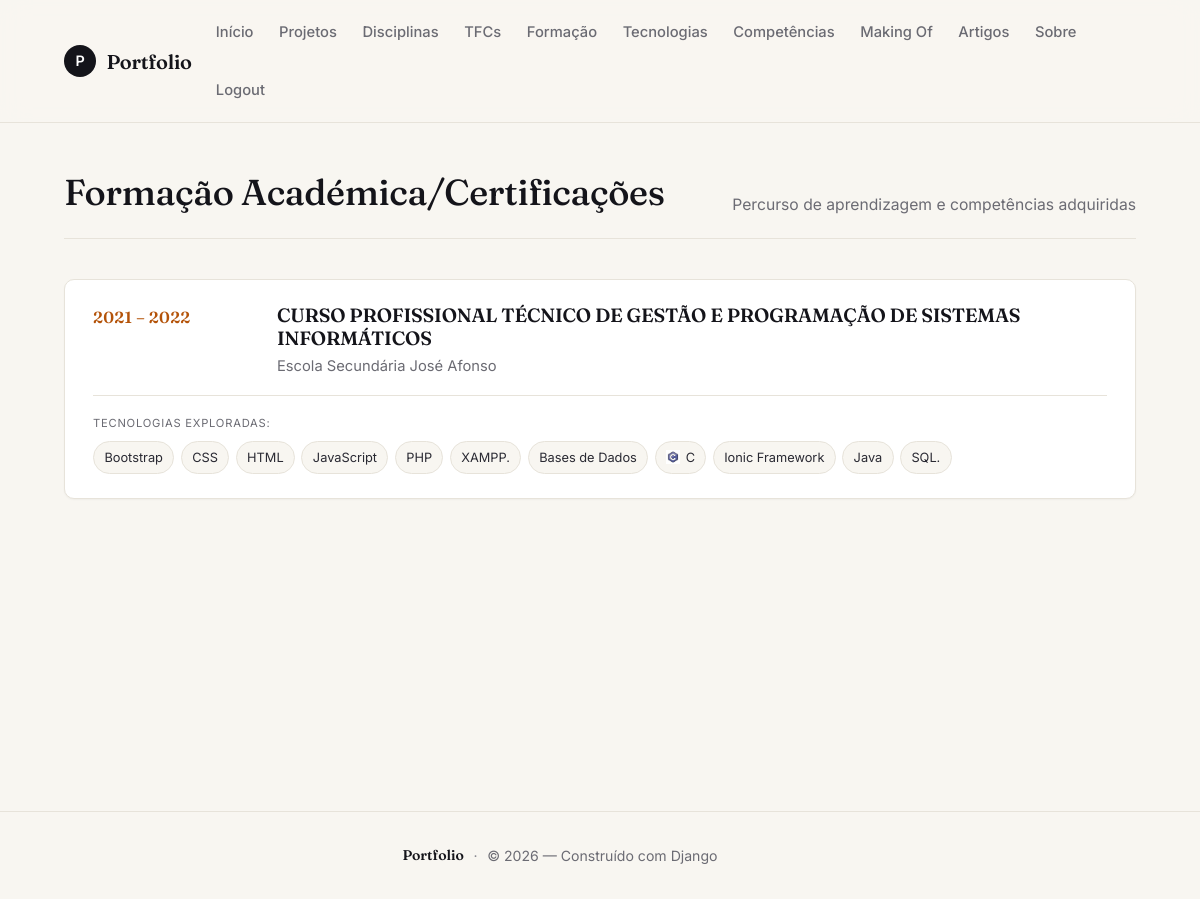
/portfolio/formacao/ (signed in), run on the app's committed database.
### portfolio/models.py (models this page shows, shortened)
class Formacao(models.Model):
    titulo = models.CharField(max_length=200)
    instituicao = models.CharField(max_length=200)
    ano_inicio = models.IntegerField()
    ano_fim = models.IntegerField(null=True, blank=True)
    tecnologias = models.ManyToManyField(Tecnologia, related_name='formacoes')

class Tecnologia(models.Model):
    nome = models.CharField(max_length=100)
    logo = models.ImageField(upload_to='tecnologias/', blank=True)
    website = models.URLField(blank=True)
    classificacao = models.CharField(max_length=100)
    descricao = models.TextField()

### portfolio/views.py (the view)
# urls.py: path('formacao/', views.formacao_list_view, name='formacao'),
@login_required(login_url='accounts:login')
def formacao_list_view(request):
    context = {'formacoes': Formacao.objects.all().prefetch_related('tecnologias')}
    return render(request, 'portfolio/formacao.html', context)

### portfolio/templates/portfolio/formacao.html (shortened to what this page needs)
{% extends 'portfolio/base.html' %}
{% block content %}
<section class="page-header" style="display: flex; justify-content: space-between; align-items: center; margin-bottom: 2rem;">
    <h2 style="margin: 0;">Formação Académica/Certificações</h2>
    <p style="margin: 0;">Percurso de aprendizagem e competências adquiridas</p>
</section>
<div class="formacao-list">
    {% for curso in formacoes %}
    <div class="card formacao-card">
        <div class="formacao-header">
            <div class="formacao-anos">
                <span class="ano-label">
                    {{ curso.ano_inicio }}
                    {% if curso.ano_fim %}
                        – {{ curso.ano_fim }}
                    {% else %}
                        – Presente
                    {% endif %}
                </span>
            </div>
            <div class="formacao-titulo">
                <h3>{{ curso.titulo }}</h3>
                <p class="instituicao">{{ curso.instituicao }}</p>
            </div>
        </div>
        {% if curso.tecnologias.all %}
        <div class="formacao-techs">
            <p><small>Tecnologias exploradas:</small></p>
            <div class="tech-badges">
                {% for tech in curso.tecnologias.all %}
                <span class="badge-tech">
                    {% if tech.logo %}
                        <img src="{{ tech.logo.url }}" alt="{{ tech.nome }}" class="mini-logo">
                    {% endif %}
                    {{ tech.nome }}
                </span>
                {% endfor %}
            </div>
        </div>
        <div class="projeto-edit-actions" style="position: absolute; top: 10px; right: 10px; z-index: 10; display: flex; gap: 5px;">
        </div>
        {% endif %}
    </div>
    {% empty %}
    <p class="alert">Nenhum registo de formação encontrado.</p>
    {% endfor %}
</div>
{% endblock %}

### portfolio/static/portfolio/styles.css (style rules this page uses)
:root { --bg: #f8f6f1; --bg-elev: #ffffff; --ink: #14141a; --ink-soft: #2a2a33; --muted: #6b6b73; --muted-2: #8a8a92; --hairline: #e7e3da; --hairline-2: #efece5; --accent: #b45309; --accent-soft: #f3e9d6; --danger: #b91c1c; --success: #15803d; --shadow-sm: 0 1px 2px rgba(20, 20, 26, 0.04); --shadow-md: 0 6px 24px -12px rgba(20, 20, 26, 0.18); --shadow-lg: 0 24px 60px -28px rgba(20, 20, 26, 0.25); --radius-sm: 6px; --radius: 10px; --radius-lg: 16px; --container: 1120px; --serif: 'Fraunces', 'Playfair Display', Georgia, 'Times New Roman', serif; --sans: 'Inter', -apple-system, BlinkMacSystemFont, "Segoe UI", Roboto, sans-serif; }
*, *::before, *::after { box-sizing: border-box; }
html { scroll-behavior: smooth; }
body { margin: 0; font-family: var(--sans); background: var(--bg); color: var(--ink); line-height: 1.65; font-size: 16px; -webkit-font-smoothing: antialiased; -moz-osx-font-smoothing: grayscale; text-rendering: optimizeLegibility; }
img { max-width: 100%; display: block; }
h1, h2, h3, h4 { font-family: var(--serif); font-weight: 500; color: var(--ink); letter-spacing: -0.01em; line-height: 1.2; margin: 0 0 .6em; }
h2 { font-size: clamp(1.6rem, 3vw, 2.1rem); }
h3 { font-size: 1.2rem; font-weight: 600; }
p { margin: 0 0 1em; color: var(--ink-soft); }
small, .text-muted { color: var(--muted) !important; }
.page-header, .projetos-header, .ucs-header { display: flex !important; flex-wrap: wrap; gap: 1rem; align-items: end !important; justify-content: space-between !important; padding-bottom: 1.25rem; margin-bottom: 2.5rem !important; border-bottom: 1px solid var(--hairline); }
.page-header h2, .projetos-header h2, .ucs-header h2 { font-size: clamp(1.8rem, 3vw, 2.4rem); border: 0 !important; padding: 0 !important; margin: 0 0 .25rem !important; }
.page-header p, .projetos-header p, .ucs-header p { color: var(--muted); margin: 0 !important; font-size: .98rem; max-width: 60ch; }
main h2 { border: 0; padding: 0; }
.card { background: var(--bg-elev); border: 1px solid var(--hairline); border-radius: var(--radius); padding: 1.5rem; margin-bottom: 1.25rem; box-shadow: var(--shadow-sm); transition: transform .25s ease, box-shadow .25s ease, border-color .25s ease; position: relative; }
.projeto-edit-actions { top: .75rem !important; right: .75rem !important; background: rgba(255,255,255,.85); backdrop-filter: blur(8px); -webkit-backdrop-filter: blur(8px); border-radius: var(--radius-sm); padding: .25rem; }
.formacao-list { display: flex; flex-direction: column; gap: 1rem; }
.formacao-card { padding: 1.5rem 1.75rem; }
.formacao-header { display: grid; grid-template-columns: 160px 1fr; gap: 1.5rem; align-items: start; }
.formacao-anos .ano-label { font-family: var(--serif); font-size: 1rem; font-weight: 600; color: var(--accent); letter-spacing: .02em; }
.formacao-titulo h3 { margin: 0 0 .25rem; font-family: var(--serif); font-weight: 600; font-size: 1.2rem; }
.formacao-titulo .instituicao { margin: 0; color: var(--muted); font-size: .92rem; }
.formacao-techs { margin-top: 1rem; padding-top: 1rem; border-top: 1px solid var(--hairline); }
.formacao-techs p { margin: 0 0 .5rem; color: var(--muted); font-size: .8rem; text-transform: uppercase; letter-spacing: .06em; }
.tech-badges { display: flex; flex-wrap: wrap; gap: .4rem; }
.badge-tech { display: inline-flex; align-items: center; gap: .35rem; background: var(--bg); border: 1px solid var(--hairline); color: var(--ink-soft); padding: .3rem .65rem; border-radius: 999px; font-size: .8rem; }
.badge-tech .mini-logo { width: 14px; height: 14px; object-fit: contain; margin: 0; border-radius: 0; }

### data on the page
Formacao: ano_inicio "2021", ano_fim "2022", titulo "CURSO PROFISSIONAL TÉCNICO DE GESTÃO E PROGRAMAÇÃO DE SISTEMAS INFORMÁTICOS", instituicao "Escola Secundária José Afonso"
Tecnologia: nome "Bootstrap"
Tecnologia: nome "CSS"
Tecnologia: nome "HTML"
Tecnologia: nome "JavaScript"
Tecnologia: nome "PHP"
Tecnologia: nome "XAMPP."
Tecnologia: nome "Bases de Dados"
Tecnologia: logo (picture), nome "C"
Tecnologia: nome "Ionic Framework"
Tecnologia: nome "Java"
Tecnologia: nome "SQL."
